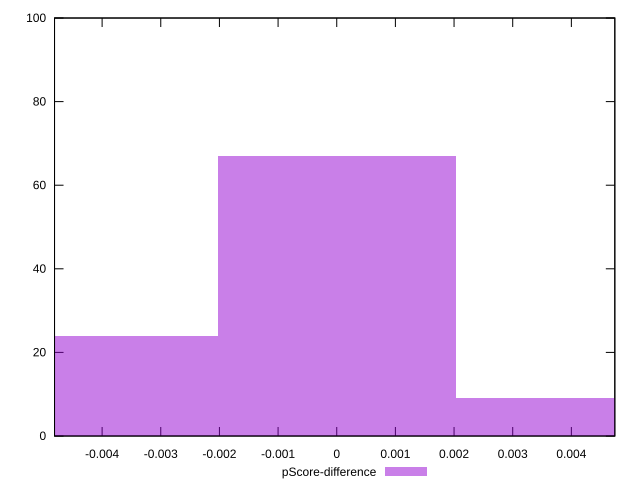

Reproduce this figure in gnuplot.
reset

$pScoreDifference <<EOF
0.004062893748871381 9
0 67
-0.004062893748871381 24
EOF

set key outside below
set boxwidth 0.004062893748871381
set xrange [-0.004811111111111099:0.004740833342075423]
set yrange [0:100]
set trange [0:100]
set style fill transparent solid 0.5 noborder
set terminal svg size 640, 490 enhanced background rgb 'white'
set output "report_00014_2021-02-09T15:56:05.503Z/uses-rel-preconnect/samples/pages+cached+noadtech+nomedia/pScore-difference/histogram.svg"

plot $pScoreDifference title "pScore-difference" with boxes

reset
